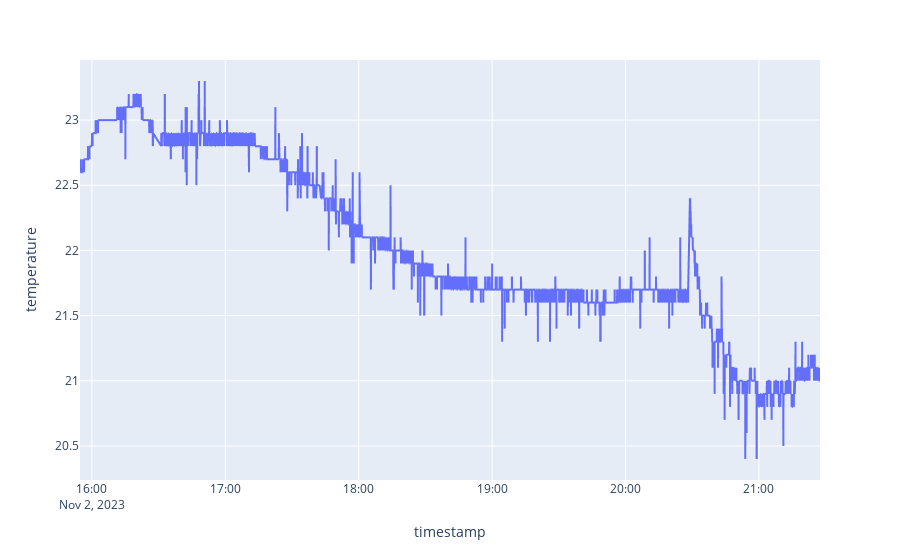

The notebook cell saved with this chart:
### Code cell
import plotly.express as px

fig = px.line(df, x="timestamp", y="temperature")
fig.show()

### Figure 1 — Plotly figure (JSON) as saved in the notebook; plotly's stock layout.template omitted (floating-point values rounded to 4 significant figures; data arrays with more than 128 entries replaced by an {"elided": "..."} marker saying what was removed)
{"data": [{"hovertemplate": "timestamp=%{x}<br>temperature=%{y}<extra></extra>", "legendgroup": "", "line": {"color": "#636efa", "dash": "solid"}, "marker": {"symbol": "circle"}, "mode": "lines", "name": "", "showlegend": false, "type": "scattergl", "x": {"elided": "7985 str values"}, "xaxis": "x", "y": {"elided": "7985 float values"}, "yaxis": "y"}], "layout": {"legend": {"tracegroupgap": 0}, "margin": {"t": 60}, "xaxis": {"anchor": "y", "domain": [0, 1], "title": {"text": "timestamp"}}, "yaxis": {"anchor": "x", "domain": [0, 1], "title": {"text": "temperature"}}}}
